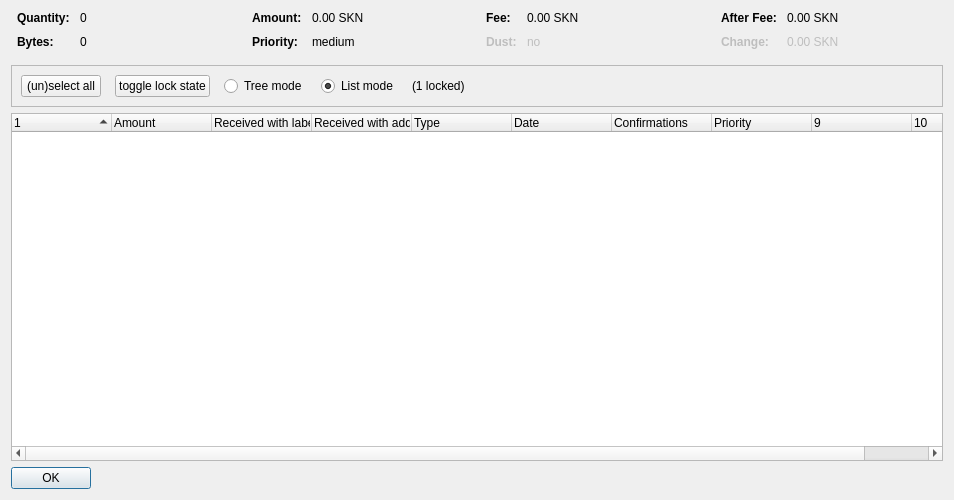
<?xml version="1.0" encoding="UTF-8"?>
<ui version="4.0">
 <class>CoinControlDialog</class>
 <widget class="QDialog" name="CoinControlDialog">
  <property name="geometry">
   <rect>
    <x>0</x>
    <y>0</y>
    <width>954</width>
    <height>500</height>
   </rect>
  </property>
  <property name="windowTitle">
   <string>Coin Selection</string>
  </property>
  <layout class="QVBoxLayout" name="verticalLayout">
   <item>
    <layout class="QHBoxLayout" name="horizontalLayoutTop" stretch="0,0,0,0">
     <property name="topMargin">
      <number>0</number>
     </property>
     <property name="bottomMargin">
      <number>10</number>
     </property>
     <item>
      <layout class="QFormLayout" name="formLayoutCoinControl1">
       <property name="horizontalSpacing">
        <number>10</number>
       </property>
       <property name="verticalSpacing">
        <number>10</number>
       </property>
       <property name="leftMargin">
        <number>6</number>
       </property>
       <property name="rightMargin">
        <number>6</number>
       </property>
       <item row="0" column="0">
        <widget class="QLabel" name="labelCoinControlQuantityText">
         <property name="font">
          <font>
           <weight>75</weight>
           <bold>true</bold>
          </font>
         </property>
         <property name="text">
          <string>Quantity:</string>
         </property>
        </widget>
       </item>
       <item row="0" column="1">
        <widget class="QLabel" name="labelCoinControlQuantity">
         <property name="cursor">
          <cursorShape>IBeamCursor</cursorShape>
         </property>
         <property name="contextMenuPolicy">
          <enum>Qt::ActionsContextMenu</enum>
         </property>
         <property name="text">
          <string notr="true">0</string>
         </property>
         <property name="textInteractionFlags">
          <set>Qt::LinksAccessibleByMouse|Qt::TextSelectableByKeyboard|Qt::TextSelectableByMouse</set>
         </property>
        </widget>
       </item>
       <item row="1" column="0">
        <widget class="QLabel" name="labelCoinControlBytesText">
         <property name="font">
          <font>
           <weight>75</weight>
           <bold>true</bold>
          </font>
         </property>
         <property name="text">
          <string>Bytes:</string>
         </property>
        </widget>
       </item>
       <item row="1" column="1">
        <widget class="QLabel" name="labelCoinControlBytes">
         <property name="cursor">
          <cursorShape>IBeamCursor</cursorShape>
         </property>
         <property name="contextMenuPolicy">
          <enum>Qt::ActionsContextMenu</enum>
         </property>
         <property name="text">
          <string notr="true">0</string>
         </property>
         <property name="textInteractionFlags">
          <set>Qt::LinksAccessibleByMouse|Qt::TextSelectableByKeyboard|Qt::TextSelectableByMouse</set>
         </property>
        </widget>
       </item>
      </layout>
     </item>
     <item>
      <layout class="QFormLayout" name="formLayoutCoinControl2">
       <property name="horizontalSpacing">
        <number>10</number>
       </property>
       <property name="verticalSpacing">
        <number>10</number>
       </property>
       <property name="leftMargin">
        <number>6</number>
       </property>
       <property name="rightMargin">
        <number>6</number>
       </property>
       <item row="0" column="0">
        <widget class="QLabel" name="labelCoinControlAmountText">
         <property name="font">
          <font>
           <weight>75</weight>
           <bold>true</bold>
          </font>
         </property>
         <property name="text">
          <string>Amount:</string>
         </property>
        </widget>
       </item>
       <item row="0" column="1">
        <widget class="QLabel" name="labelCoinControlAmount">
         <property name="cursor">
          <cursorShape>IBeamCursor</cursorShape>
         </property>
         <property name="contextMenuPolicy">
          <enum>Qt::ActionsContextMenu</enum>
         </property>
         <property name="text">
          <string notr="true">0.00 SKN</string>
         </property>
         <property name="textInteractionFlags">
          <set>Qt::LinksAccessibleByMouse|Qt::TextSelectableByKeyboard|Qt::TextSelectableByMouse</set>
         </property>
        </widget>
       </item>
       <item row="1" column="0">
        <widget class="QLabel" name="labelCoinControlPriorityText">
         <property name="font">
          <font>
           <weight>75</weight>
           <bold>true</bold>
          </font>
         </property>
         <property name="text">
          <string>Priority:</string>
         </property>
        </widget>
       </item>
       <item row="1" column="1">
        <widget class="QLabel" name="labelCoinControlPriority">
         <property name="cursor">
          <cursorShape>IBeamCursor</cursorShape>
         </property>
         <property name="contextMenuPolicy">
          <enum>Qt::ActionsContextMenu</enum>
         </property>
         <property name="text">
          <string>medium</string>
         </property>
         <property name="textInteractionFlags">
          <set>Qt::LinksAccessibleByMouse|Qt::TextSelectableByKeyboard|Qt::TextSelectableByMouse</set>
         </property>
        </widget>
       </item>
      </layout>
     </item>
     <item>
      <layout class="QFormLayout" name="formLayoutCoinControl3">
       <property name="horizontalSpacing">
        <number>10</number>
       </property>
       <property name="verticalSpacing">
        <number>10</number>
       </property>
       <property name="leftMargin">
        <number>6</number>
       </property>
       <property name="rightMargin">
        <number>6</number>
       </property>
       <item row="0" column="0">
        <widget class="QLabel" name="labelCoinControlFeeText">
         <property name="font">
          <font>
           <weight>75</weight>
           <bold>true</bold>
          </font>
         </property>
         <property name="text">
          <string>Fee:</string>
         </property>
        </widget>
       </item>
       <item row="0" column="1">
        <widget class="QLabel" name="labelCoinControlFee">
         <property name="cursor">
          <cursorShape>IBeamCursor</cursorShape>
         </property>
         <property name="contextMenuPolicy">
          <enum>Qt::ActionsContextMenu</enum>
         </property>
         <property name="text">
          <string notr="true">0.00 SKN</string>
         </property>
         <property name="textInteractionFlags">
          <set>Qt::LinksAccessibleByMouse|Qt::TextSelectableByKeyboard|Qt::TextSelectableByMouse</set>
         </property>
        </widget>
       </item>
       <item row="1" column="0">
        <widget class="QLabel" name="labelCoinControlLowOutputText">
         <property name="enabled">
          <bool>false</bool>
         </property>
         <property name="font">
          <font>
           <weight>75</weight>
           <bold>true</bold>
          </font>
         </property>
         <property name="text">
          <string>Dust:</string>
         </property>
        </widget>
       </item>
       <item row="1" column="1">
        <widget class="QLabel" name="labelCoinControlLowOutput">
         <property name="enabled">
          <bool>false</bool>
         </property>
         <property name="cursor">
          <cursorShape>IBeamCursor</cursorShape>
         </property>
         <property name="contextMenuPolicy">
          <enum>Qt::ActionsContextMenu</enum>
         </property>
         <property name="text">
          <string>no</string>
         </property>
         <property name="textInteractionFlags">
          <set>Qt::LinksAccessibleByMouse|Qt::TextSelectableByKeyboard|Qt::TextSelectableByMouse</set>
         </property>
        </widget>
       </item>
      </layout>
     </item>
     <item>
      <layout class="QFormLayout" name="formLayoutCoinControl4">
       <property name="horizontalSpacing">
        <number>10</number>
       </property>
       <property name="verticalSpacing">
        <number>10</number>
       </property>
       <property name="leftMargin">
        <number>6</number>
       </property>
       <property name="rightMargin">
        <number>6</number>
       </property>
       <item row="0" column="0">
        <widget class="QLabel" name="labelCoinControlAfterFeeText">
         <property name="font">
          <font>
           <weight>75</weight>
           <bold>true</bold>
          </font>
         </property>
         <property name="text">
          <string>After Fee:</string>
         </property>
        </widget>
       </item>
       <item row="0" column="1">
        <widget class="QLabel" name="labelCoinControlAfterFee">
         <property name="cursor">
          <cursorShape>IBeamCursor</cursorShape>
         </property>
         <property name="contextMenuPolicy">
          <enum>Qt::ActionsContextMenu</enum>
         </property>
         <property name="text">
          <string notr="true">0.00 SKN</string>
         </property>
         <property name="textInteractionFlags">
          <set>Qt::LinksAccessibleByMouse|Qt::TextSelectableByKeyboard|Qt::TextSelectableByMouse</set>
         </property>
        </widget>
       </item>
       <item row="1" column="0">
        <widget class="QLabel" name="labelCoinControlChangeText">
         <property name="enabled">
          <bool>false</bool>
         </property>
         <property name="font">
          <font>
           <weight>75</weight>
           <bold>true</bold>
          </font>
         </property>
         <property name="text">
          <string>Change:</string>
         </property>
        </widget>
       </item>
       <item row="1" column="1">
        <widget class="QLabel" name="labelCoinControlChange">
         <property name="enabled">
          <bool>false</bool>
         </property>
         <property name="cursor">
          <cursorShape>IBeamCursor</cursorShape>
         </property>
         <property name="contextMenuPolicy">
          <enum>Qt::ActionsContextMenu</enum>
         </property>
         <property name="text">
          <string notr="true">0.00 SKN</string>
         </property>
         <property name="textInteractionFlags">
          <set>Qt::LinksAccessibleByMouse|Qt::TextSelectableByKeyboard|Qt::TextSelectableByMouse</set>
         </property>
        </widget>
       </item>
      </layout>
     </item>
    </layout>
   </item>
   <item>
    <widget class="QFrame" name="frame">
     <property name="minimumSize">
      <size>
       <width>0</width>
       <height>40</height>
      </size>
     </property>
     <property name="frameShape">
      <enum>QFrame::StyledPanel</enum>
     </property>
     <property name="frameShadow">
      <enum>QFrame::Sunken</enum>
     </property>
     <layout class="QHBoxLayout" name="horizontalLayout">
      <item>
       <layout class="QHBoxLayout" name="horizontalLayoutPanel" stretch="0,0,0,0,0,0">
        <property name="spacing">
         <number>14</number>
        </property>
        <item>
         <widget class="QPushButton" name="pushButtonSelectAll">
          <property name="sizePolicy">
           <sizepolicy hsizetype="Maximum" vsizetype="Fixed">
            <horstretch>0</horstretch>
            <verstretch>0</verstretch>
           </sizepolicy>
          </property>
          <property name="text">
           <string>(un)select all</string>
          </property>
          <property name="autoDefault">
           <bool>false</bool>
          </property>
         </widget>
        </item>
        <item>
         <widget class="QPushButton" name="pushButtonToggleLock">
          <property name="sizePolicy">
           <sizepolicy hsizetype="Maximum" vsizetype="Fixed">
            <horstretch>0</horstretch>
            <verstretch>0</verstretch>
           </sizepolicy>
          </property>
          <property name="text">
           <string>toggle lock state</string>
          </property>
          <property name="autoDefault">
           <bool>false</bool>
          </property>
         </widget>
        </item>
        <item>
         <widget class="QRadioButton" name="radioTreeMode">
          <property name="sizePolicy">
           <sizepolicy hsizetype="Maximum" vsizetype="Fixed">
            <horstretch>0</horstretch>
            <verstretch>0</verstretch>
           </sizepolicy>
          </property>
          <property name="text">
           <string>Tree mode</string>
          </property>
         </widget>
        </item>
        <item>
         <widget class="QRadioButton" name="radioListMode">
          <property name="sizePolicy">
           <sizepolicy hsizetype="Maximum" vsizetype="Fixed">
            <horstretch>0</horstretch>
            <verstretch>0</verstretch>
           </sizepolicy>
          </property>
          <property name="text">
           <string>List mode</string>
          </property>
          <property name="checked">
           <bool>true</bool>
          </property>
         </widget>
        </item>
        <item>
         <widget class="QLabel" name="labelLocked">
          <property name="text">
           <string>(1 locked)</string>
          </property>
         </widget>
        </item>
        <item>
         <spacer name="horizontalSpacer">
          <property name="orientation">
           <enum>Qt::Horizontal</enum>
          </property>
          <property name="sizeHint" stdset="0">
           <size>
            <width>40</width>
            <height>20</height>
           </size>
          </property>
         </spacer>
        </item>
       </layout>
      </item>
     </layout>
    </widget>
   </item>
   <item>
    <widget class="CoinControlTreeWidget" name="treeWidget">
     <property name="contextMenuPolicy">
      <enum>Qt::CustomContextMenu</enum>
     </property>
     <property name="sortingEnabled">
      <bool>false</bool>
     </property>
     <property name="columnCount">
      <number>10</number>
     </property>
     <attribute name="headerShowSortIndicator" stdset="0">
      <bool>true</bool>
     </attribute>
     <attribute name="headerStretchLastSection">
      <bool>false</bool>
     </attribute>
     <column>
      <property name="text">
       <string/>
      </property>
     </column>
     <column>
      <property name="text">
       <string>Amount</string>
      </property>
     </column>
     <column>
      <property name="text">
       <string>Received with label</string>
      </property>
     </column>
     <column>
      <property name="text">
       <string>Received with address</string>
      </property>
     </column>
     <column>
      <property name="text">
       <string>Type</string>
      </property>
     </column>
     <column>
      <property name="text">
       <string>Date</string>
      </property>
     </column>
     <column>
      <property name="text">
       <string>Confirmations</string>
      </property>
      <property name="toolTip">
       <string>Confirmed</string>
      </property>
     </column>
     <column>
      <property name="text">
       <string>Priority</string>
      </property>
     </column>
     <column>
      <property name="text">
       <string/>
      </property>
     </column>
     <column>
      <property name="text">
       <string/>
      </property>
     </column>
    </widget>
   </item>
   <item>
    <widget class="QDialogButtonBox" name="buttonBox">
     <property name="sizePolicy">
      <sizepolicy hsizetype="Maximum" vsizetype="Fixed">
       <horstretch>0</horstretch>
       <verstretch>0</verstretch>
      </sizepolicy>
     </property>
     <property name="orientation">
      <enum>Qt::Horizontal</enum>
     </property>
     <property name="standardButtons">
      <set>QDialogButtonBox::Ok</set>
     </property>
    </widget>
   </item>
  </layout>
 </widget>
 <customwidgets>
  <customwidget>
   <class>CoinControlTreeWidget</class>
   <extends>QTreeWidget</extends>
   <header>coincontroltreewidget.h</header>
  </customwidget>
 </customwidgets>
 <resources/>
 <connections/>
</ui>
